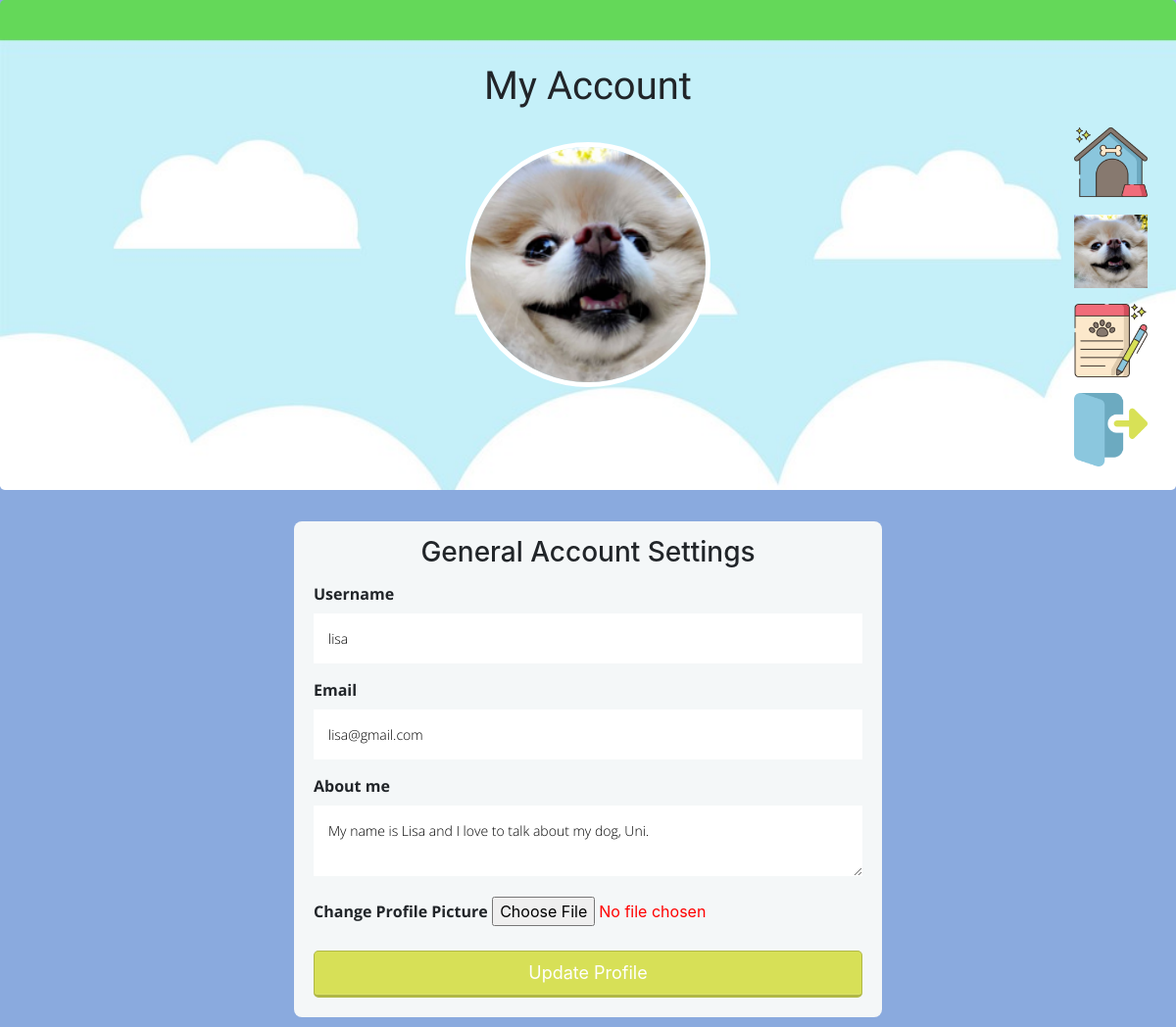
/account (signed in), run on the app's committed database.
### dawgblawg/models.py (models this page shows, shortened)
class User(db.Model,UserMixin):
    __tablename__= 'users'
    id = db.Column(db.Integer,primary_key=True)
    profile_image = db.Column(db.String(64),default='default_profile.png')
    email = db.Column(db.String(64),unique=True,index=True)
    username = db.Column(db.String(64),unique=True,index=True)
    password_hash = db.Column(db.String(128))
    about_me = db.Column(db.String(250),default='Certified Dog Lover.')
    posts = db.relationship('BlogPost',backref='author',lazy=True)

### dawgblawg/users/views.py (the view)
@users.route("/account", methods=['GET','POST'])
@login_required
def account():
    form = UpdateUserForm()
    if form.validate_on_submit():
        print(form)
        if form.picture.data:
            username = current_user.username
            pic = add_profile_pic(form.picture.data,username)
            current_user.profile_image = pic
        current_user.username = form.username.data
        current_user.email = form.email.data
        current_user.about_me = form.about_me.data
        db.session.commit()
        flash('User Account Updated!')
        return redirect(url_for('users.account'))
    elif request.method == "GET":
        form.username.data = current_user.username
        form.email.data = current_user.email
        form.about_me.data = current_user.about_me
    profile_image = url_for('static',filename='profile_pics/'+ current_user.profile_image)
    return render_template('account.html',profile_image=profile_image,form=form)

### dawgblawg/users/forms.py (shortened to what this page needs)
class UpdateUserForm(FlaskForm):
    email = StringField('Email',validators=[DataRequired("Email is required"),Email()]) #required field, checks if it is an Email
    username = StringField('Username',validators=[DataRequired('Username is required')])
    about_me = TextAreaField('About me')
    picture = FileField('Change Profile Picture',validators=[FileAllowed(['jpg','png'])])
    submit = SubmitField('Update Profile')

### dawgblawg/models.py (called while the page is built)
@login_manager.user_loader
def load_user(user_id):
    return User.query.get(user_id)

### dawgblawg/templates/account.html (shortened to what this page needs)
{% extends "base.html" %}
{% block content %}
  <div class="jumbotron">
    <div align='center'>
      <h1 class="account-heading">My Account</h1>
      <img class="profile-pic" align='center' src="{{url_for('static',filename='profile_pics/'+ current_user.profile_image)}}">
    </div>
  </div>
  <div class="account-container">
    <form method="POST" action="" enctype="multipart/form-data">
      <h3 id="account-setting-title">General Account Settings</h3>
      {{form.username.label(class_='account-setting-label')}}
      {{form.username(class_='account-setting-input')}}
      {{form.email.label(class_='account-setting-label')}}
      {{form.email(class_='account-setting-input')}}
      {{form.about_me.label(class_='account-setting-label')}}
      {{form.about_me(class_='account-setting-input')}}
      {{form.picture.label(class_='account-setting-label')}}
      {{form.picture(class_='account-setting-pp')}}
      {{form.submit(class_='account-setting-submit')}}
    </form>
  </div>
{% endblock %}

### dawgblawg/templates/base.html (shortened to what this page needs)
<!DOCTYPE html>
<html lang="en" dir="ltr">
  <head>
    <link rel="stylesheet" href="https://maxcdn.bootstrapcdn.com/bootstrap/4.0.0/css/bootstrap.min.css">
    <link rel="stylesheet" type="text/css" href="{{ url_for('static', filename='style.css') }}">
  </head>
  <body>
  <ul class="nav">
    <li class="nav-item">
      <a class="nav-link hvr-wobble-horizontal" title="Home" href="{{ url_for('core.index') }}"><img class="nav-icon" src="../static/home-icon.png"></img></a>
    </li>
      {% if current_user.is_authenticated %}
      <li class='nav-link hvr-wobble-horizontal'><a title="My Account" href="{{ url_for('users.account') }}"><img class="nav-icon" src="{{url_for('static',filename='profile_pics/'+ current_user.profile_image)}}"></a></li>
      <li class='nav-link hvr-wobble-horizontal'><a title="Create Post" href="{{ url_for('blog_posts.create_post')}}"><img class="nav-icon" src="../static/register-icon.png"></a></li>
      <li class="nav-link hvr-wobble-horizontal"><a title="Logout" href="{{ url_for('users.logout') }}"><img class="nav-icon" src="../static/logout-icon.png"></a></li>
    </ul>
      {% endif %}
  {% block content %}
  {% endblock %}
  </body>
</html>

### dawgblawg/static/style.css (style rules this page uses)
html,body { background-color: #8aaade; }
form { max-width: 600px; margin: 10px auto; padding: 10px 20px; background: #f4f7f8; border-radius: 8px; }
.nav { width: 130px; position: fixed; z-index: 1; top: 100px; right: 10px; overflow-x: hidden; padding: 20px 20px; }
.nav a { display: block; }
.nav-icon { height: 75px; width: 75px; }
.hvr-wobble-horizontal { display: inline-block; vertical-align: middle; -webkit-transform: perspective(1px) translateZ(0); transform: perspective(1px) translateZ(0); box-shadow: 0 0 1px rgba(0, 0, 0, 0); }
.jumbotron { background-image: url('grass_bg.jpg'); background-size: cover; height: 500px; }
.profile-pic { width: 250px; height: 250px; border: 1px solid #eeeeee; border: 5px solid #ffffff; margin: 25px auto 0; -webkit-border-radius: 50%; -moz-border-radius: 50%; border-radius: 50%; left: 0; right: 0; }
.account-heading { font-family: 'Fredoka One', cursive; }
.account-setting-label { font-family: 'Open Sans', sans-serif; font-weight: 700; color: #FFFFF; }
.account-setting-submit { padding: 8px 20px 9px 20px; color: #FFF; background-color: #D7E057; font-size: 18px; text-align: center; font-style: normal; border-radius: 5px; width: 100%; border: 1px solid #b0b846; border-width: 1px 1px 3px; box-shadow: 0 -1px 0 rgba(255,255,255,0.1) inset; margin-top: 20px; margin-bottom: 10px; cursor: pointer; }
.account-setting-input { font-family: 'Open Sans', sans-serif; font-weight: 300; outline: 0; background: #FFFFFF; width: 100%; border: 0; margin: 0 0 15px; padding: 15px; box-sizing: border-box; font-size: 14px; }
.account-setting-pp { color: red; }
#account-setting-title { text-align: center; padding: 5px 2px 5px 2px; }

### data on the page
User: profile_image (picture), username "lisa", email "lisa@gmail.com", about_me "My name is Lisa and I love to talk about my dog, Uni."
